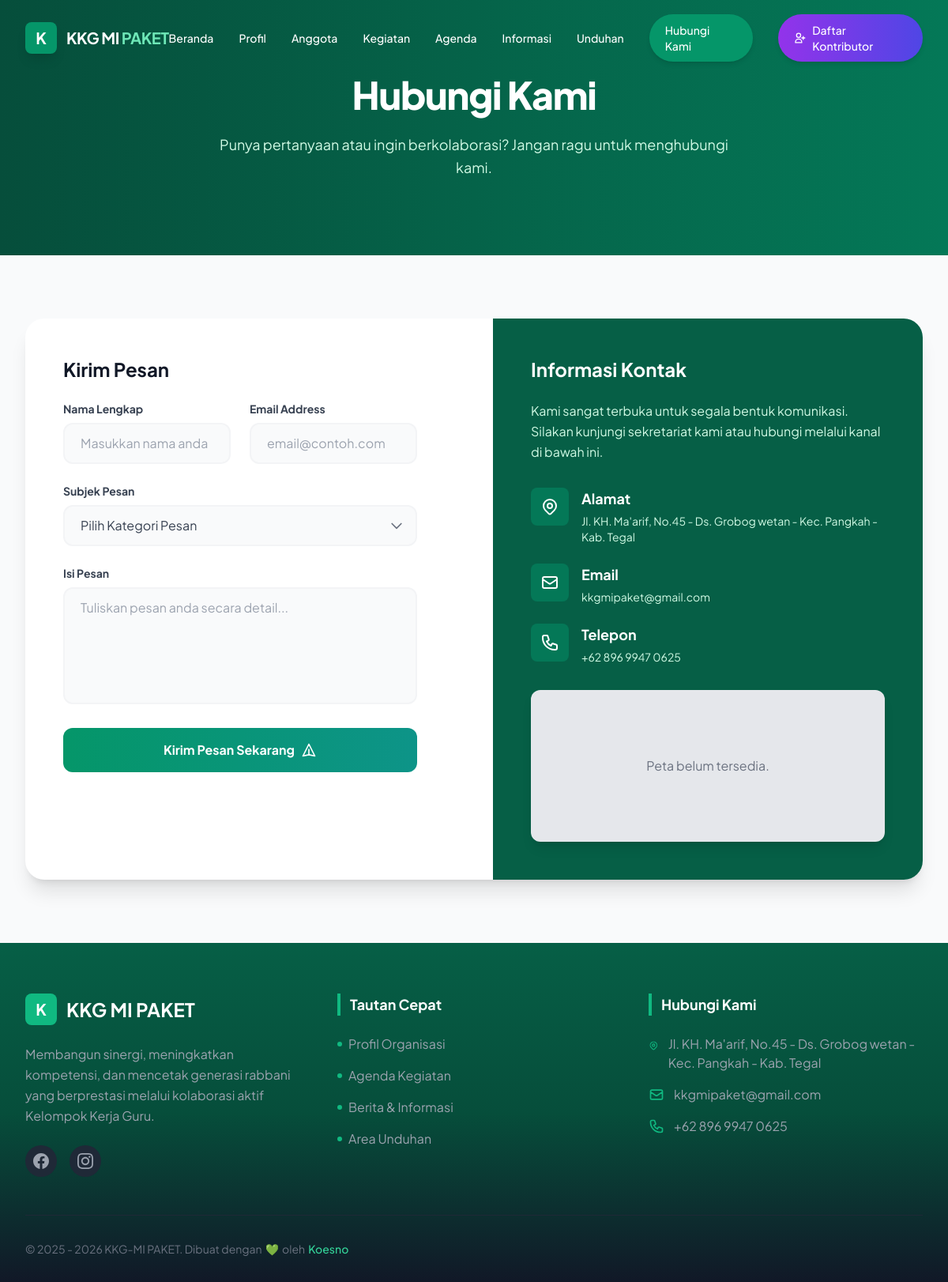
The page /kontak.php on the database its author committed.
### tables this page shows
CREATE TABLE `identitas` (
  `id` int NOT NULL,
  `nama_website` varchar(100) DEFAULT 'KKG MI',
  `nama_organisasi` varchar(100) DEFAULT 'Kelompok Kerja Guru Madrasah Ibtidaiyah',
  `slogan_header` varchar(255) DEFAULT 'Wadah Profesionalisme Guru Madrasah',
  `deskripsi_header` text,
  `foto_hero` varchar(255) DEFAULT '',
  `file_logo` varchar(255) DEFAULT NULL,
  `file_favicon` varchar(255) DEFAULT NULL,
  `email` varchar(100) DEFAULT 'info@kkgmi.org',
  `no_telp` varchar(50) DEFAULT '+62 812 3456 7890',
  `alamat` text,
  `facebook` varchar(255) DEFAULT '#',
  `instagram` varchar(255) DEFAULT '#'
);

### kontak.php (the view, shortened to what this page needs)
<?php include 'includes/header.php'; ?>
<section class="relative py-24 bg-gradient-to-r from-emerald-900 to-emerald-700 text-white overflow-hidden">
    <div class="absolute top-0 left-0 w-full h-full overflow-hidden -z-10 pointer-events-none">
        <div
            class="absolute top-[-10%] left-[-10%] w-[500px] h-[500px] bg-emerald-300/20 rounded-full mix-blend-multiply filter blur-3xl opacity-70 animate-blob">
        </div>
        <div
            class="absolute top-[-10%] right-[-10%] w-[500px] h-[500px] bg-sky-300/20 rounded-full mix-blend-multiply filter blur-3xl opacity-70 animate-blob animation-delay-2000">
        </div>
    </div>
    <div class="max-w-7xl mx-auto px-4 sm:px-6 lg:px-8 relative z-10 text-center">
        <h1 class="text-4xl md:text-5xl font-extrabold text-white tracking-tight mb-6" data-aos="fade-up">
            Hubungi Kami
        </h1>
        <p class="text-lg text-emerald-100 max-w-2xl mx-auto leading-relaxed" data-aos="fade-up" data-aos-delay="100">
            Punya pertanyaan atau ingin berkolaborasi? Jangan ragu untuk menghubungi kami.
        </p>
    </div>
</section>
<section class="py-20 bg-gray-50">
    <div class="max-w-7xl mx-auto px-4 sm:px-6 lg:px-8">
        <div class="grid grid-cols-1 lg:grid-cols-2 gap-12 bg-white rounded-3xl shadow-xl overflow-hidden">
            <div class="p-8 md:p-12" data-aos="fade-right">
                <h3 class="text-2xl font-bold text-gray-900 mb-6">Kirim Pesan</h3>
                <form action="" method="POST" class="space-y-6">
                    <div class="grid grid-cols-1 md:grid-cols-2 gap-6">
                        <div class="relative">
                            <label for="name" class="block text-sm font-bold text-gray-700 mb-2">Nama Lengkap</label>
                            <input type="text" id="name" name="name" required
                                class="w-full px-5 py-3 rounded-xl border-2 border-gray-100 focus:border-emerald-500 focus:ring-4 focus:ring-emerald-500/20 transition-all outline-none bg-gray-50 focus:bg-white"
                                placeholder="Masukkan nama anda">
                        </div>
                        <div class="relative">
                            <label for="email" class="block text-sm font-bold text-gray-700 mb-2">Email Address</label>
                            <input type="email" id="email" name="email" required
                                class="w-full px-5 py-3 rounded-xl border-2 border-gray-100 focus:border-emerald-500 focus:ring-4 focus:ring-emerald-500/20 transition-all outline-none bg-gray-50 focus:bg-white"
                                placeholder="email@contoh.com">
                        </div>
                    </div>
                    <div class="relative">
                        <label for="subject" class="block text-sm font-bold text-gray-700 mb-2">Subjek Pesan</label>
                        <div class="relative">
                            <select id="subject" name="subject" required
                                class="w-full px-5 py-3 rounded-xl border-2 border-gray-100 focus:border-emerald-500 focus:ring-4 focus:ring-emerald-500/20 transition-all outline-none bg-gray-50 focus:bg-white appearance-none cursor-pointer">
                                <option value="" disabled selected>Pilih Kategori Pesan</option>
                            </select>
                            <div
                                class="absolute inset-y-0 right-0 flex items-center px-4 pointer-events-none text-gray-500">
                            </div>
                        </div>
                    </div>
                    <div class="relative">
                        <label for="message" class="block text-sm font-bold text-gray-700 mb-2">Isi Pesan</label>
                        <textarea id="message" name="message" rows="5" required
                            class="w-full px-5 py-3 rounded-xl border-2 border-gray-100 focus:border-emerald-500 focus:ring-4 focus:ring-emerald-500/20 transition-all outline-none bg-gray-50 focus:bg-white resize-none"
                            placeholder="Tuliskan pesan anda secara detail..."></textarea>
                    </div>
                    <button type="submit"
                        class="w-full bg-gradient-to-r from-emerald-600 to-teal-600 text-white font-bold py-4 rounded-xl hover:shadow-[0_10px_40px_rgb(5,150,105,0.4)] transition-all transform hover:-translate-y-1 relative overflow-hidden group">
                        <span class="relative z-10 flex items-center justify-center gap-2">
                            Kirim Pesan Sekarang
                            <svg class="w-5 h-5 group-hover:translate-x-1 transition-transform" fill="none"
                                stroke="currentColor" viewBox="0 0 24 24">
                                <path stroke-linecap="round" stroke-linejoin="round" stroke-width="2"
                                    d="M12 19l9 2-9-18-9 18 9-2zm0 0v-8"></path>
                            </svg>
                        </span>
                    </button>
                </form>
            </div>
            <div class="bg-emerald-800 p-8 md:p-12 text-white flex flex-col justify-between" data-aos="fade-left">
                <div>
                    <h3 class="text-2xl font-bold mb-6">Informasi Kontak</h3>
                    <p class="text-emerald-100 mb-8 leading-relaxed">
                        Kami sangat terbuka untuk segala bentuk komunikasi. Silakan kunjungi sekretariat kami atau
                        hubungi melalui kanal di bawah ini.
                    </p>
                    <ul class="space-y-6">
                        <li class="flex items-start gap-4">
                            <div class="bg-emerald-700 p-3 rounded-lg">
                            </div>
                            <div>
                                <h4 class="font-bold text-lg">Alamat</h4>
                                <p class="text-emerald-100 text-sm mt-1">
                                    <?= $d_identitas['alamat'] ?? 'Alamat belum diatur' ?>
                                </p>
                            </div>
                        </li>
                        <li class="flex items-start gap-4">
                            <div class="bg-emerald-700 p-3 rounded-lg">
                                <svg class="w-6 h-6" fill="none" stroke="currentColor" viewBox="0 0 24 24">
                                    <path stroke-linecap="round" stroke-linejoin="round" stroke-width="2"
                                        d="M3 8l7.89 5.26a2 2 0 002.22 0L21 8M5 19h14a2 2 0 002-2V7a2 2 0 00-2-2H5a2 2 0 00-2 2v10a2 2 0 002 2z" />
                                </svg>
                            </div>
                            <div>
                                <h4 class="font-bold text-lg">Email</h4>
                                <p class="text-emerald-100 text-sm mt-1">
                                    <?= $d_identitas['email'] ?? 'info@contoh.com' ?>
                                </p>
                            </div>
                        </li>
                        <li class="flex items-start gap-4">
                            <div class="bg-emerald-700 p-3 rounded-lg">
                            </div>
                            <div>
                                <h4 class="font-bold text-lg">Telepon</h4>
                                <p class="text-emerald-100 text-sm mt-1"><?= $d_identitas['no_telp'] ?? '-' ?></p>
                            </div>
                        </li>
                    </ul>
                </div>
                <div class="mt-8 rounded-xl overflow-hidden shadow-lg h-48 w-full bg-gray-200">
                    <?php if (!empty($d_identitas['maps'])): ?>
                        <?= $d_identitas['maps'] ?>
                    <?php else: ?>
                        <div class="flex items-center justify-center h-full text-gray-500">
                            Peta belum tersedia.
                        </div>
                    <?php endif; ?>
                </div>
            </div>
        </div>
    </div>
</section>
<?php include 'includes/footer.php'; ?>

### includes/footer.php (shortened to what this page needs)
<footer class="bg-gradient-to-b from-emerald-800 via-emerald-900 to-gray-900 text-white pt-16 pb-8">
    <div class="max-w-7xl mx-auto px-4 sm:px-6 lg:px-8">
        <div class="grid grid-cols-1 md:grid-cols-3 gap-12 mb-12">
            <div data-aos="fade-up" data-aos-delay="0">
                <div class="flex items-center gap-3 mb-6">
                    <div
                        class="w-10 h-10 bg-emerald-500 rounded-lg flex items-center justify-center text-white font-bold text-xl">
                        K
                    </div>
                    <span class="text-2xl font-bold"><?= $d_identitas['nama_website'] ?? 'KKG MI' ?></span>
                </div>
                <p class="text-gray-400 leading-relaxed mb-6">
                    <?= $d_identitas['deskripsi_header'] ?? 'Wadah komunikasi dan pengembangan profesionalisme Guru Madrasah Ibtidaiyah yang modern dan berintegritas.' ?>
                </p>
                <div class="flex space-x-4">
                    <a href="<?= $d_identitas['facebook'] ?? '#' ?>"
                        class="w-10 h-10 rounded-full bg-gray-800 flex items-center justify-center text-gray-400 hover:bg-emerald-600 hover:text-white transition-all duration-300">
                    </a>
                    <a href="<?= $d_identitas['instagram'] ?? '#' ?>"
                        class="w-10 h-10 rounded-full bg-gray-800 flex items-center justify-center text-gray-400 hover:bg-emerald-600 hover:text-white transition-all duration-300">
                    </a>
                </div>
            </div>
            <div data-aos="fade-up" data-aos-delay="100">
                <h3 class="text-lg font-bold mb-6 border-l-4 border-emerald-500 pl-3">Tautan Cepat</h3>
                <ul class="space-y-4">
                    <li><a href="profil.php"
                            class="text-gray-400 hover:text-emerald-400 transition flex items-center gap-2"><span
                                class="w-1.5 h-1.5 rounded-full bg-emerald-500"></span> Profil Organisasi</a></li>
                    <li><a href="kegiatan.php"
                            class="text-gray-400 hover:text-emerald-400 transition flex items-center gap-2"><span
                                class="w-1.5 h-1.5 rounded-full bg-emerald-500"></span> Agenda Kegiatan</a></li>
                    <li><a href="informasi.php"
                            class="text-gray-400 hover:text-emerald-400 transition flex items-center gap-2"><span
                                class="w-1.5 h-1.5 rounded-full bg-emerald-500"></span> Berita & Informasi</a></li>
                    <li><a href="unduhan.php"
                            class="text-gray-400 hover:text-emerald-400 transition flex items-center gap-2"><span
                                class="w-1.5 h-1.5 rounded-full bg-emerald-500"></span> Area Unduhan</a></li>
                </ul>
            </div>
            <div data-aos="fade-up" data-aos-delay="200">
                <h3 class="text-lg font-bold mb-6 border-l-4 border-emerald-500 pl-3">Hubungi Kami</h3>
                <ul class="space-y-4 text-gray-400">
                    <li class="flex items-start gap-3">
                        <span><?= $d_identitas['alamat'] ?? 'Alamat belum diatur' ?></span>
                    </li>
                    <li class="flex items-center gap-3">
                        <svg class="w-5 h-5 text-emerald-500" fill="none" stroke="currentColor" viewBox="0 0 24 24">
                            <path stroke-linecap="round" stroke-linejoin="round" stroke-width="2"
                                d="M3 8l7.89 5.26a2 2 0 002.22 0L21 8M5 19h14a2 2 0 002-2V7a2 2 0 00-2-2H5a2 2 0 00-2 2v10a2 2 0 002 2z" />
                        </svg>
                        <span><?= $d_identitas['email'] ?? 'email@example.com' ?></span>
                    </li>
                    <li class="flex items-center gap-3">
                        <span><?= $d_identitas['no_telp'] ?? '-' ?></span>
                    </li>
                </ul>
            </div>
        </div>
        <div
            class="border-t border-gray-800 pt-8 flex flex-col md:flex-row justify-center md:justify-between items-center gap-4">
            <p class="text-gray-500 text-sm text-center md:text-left flex items-center gap-1">
                &copy; 2025 - <?= date('Y') ?> KKG-MI PAKET. Dibuat dengan <span class="text-green-500">💚</span> oleh
                <button onclick="openKoesnoModal()"
                    class="text-emerald-400 hover:text-emerald-300 font-medium hover:underline focus:outline-none transition-colors">
                    Koesno
                </button>
            </p>
        </div>
    </div>
</footer>
</body>
</html>

### includes/header.php (style rules this page uses)
[data-aos] { opacity: 0; transform: translateY(20px); transition: opacity 0.8s ease-out, transform 0.8s ease-out; will-change: opacity, transform; }
[data-aos].aos-animate { opacity: 1; transform: translateY(0); }

### rows shown on the page
identitas: alamat "Jl. KH. Ma'arif, No.45 - Ds. Grobog wetan - Kec. Pangkah - Kab. Tegal", email "kkgmipaket@gmail.com", no_telp "+62 896 9947 0625", nama_website "KKG MI PAKET", deskripsi_header "Membangun sinergi, meningkatkan kompetensi, dan mencetak generasi rabbani yang berprestasi melalui kolaborasi aktif Kelompok Kerja Guru."

### other values the page prints
implode(' ', $parts) "KKG MI"
$last "PAKET"
$label "Beranda"
$label "Profil"
$label "Anggota"
$label "Kegiatan"
$label "Agenda"
$label "Informasi"
$label "Unduhan"
